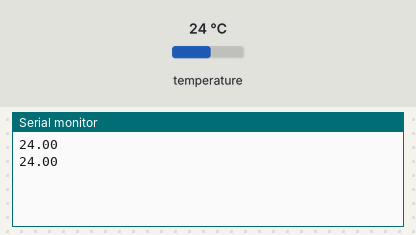
A sketch run on a simulated Arduino Uno, built with avr-gcc and run on an emulated ATmega328P. On the bench: the last lines printed to the serial monitor. The test bench sets the inputs (shaded band); at power-on: temperature 24 °C.

Above: at 2.0 s.
2.1 s: temperature set to 12 °C
At 3.2 s:
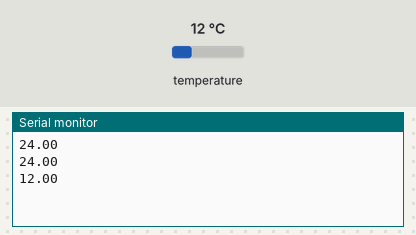
3.6 s: temperature set to 19 °C
At 3.6 s:
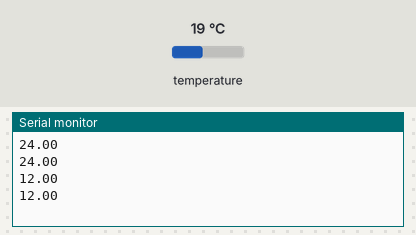
Timing chart, 0 to 6.6 s (numbered marks = the images above; inputs shaded):
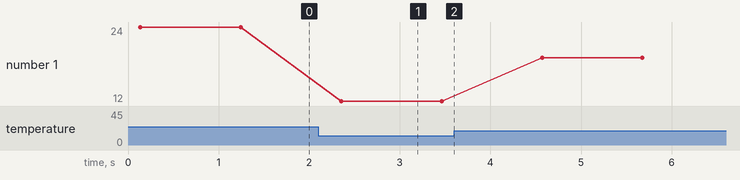

Measured:
- after the input at 2.1 s, the serial monitor: prints a new line after 0.25 s (image 1)
- plotted number 1: 24 → 12 after the input at 2.1 s, 12 → 19 after the input at 3.6 s

The sketch:

DS18B20_Datalogger.ino
```cpp
#include <OneWire.h>
#include <DallasTemperature.h>

#define ONE_WIRE_BUS 2 // Data wire is plugged into D2 pin
#define TEMPERATURE_PRECISION 9 // +- 0.5 Degree C

OneWire oneWire(ONE_WIRE_BUS);
DallasTemperature sensors(&oneWire);
// DeviceAddress one, two, three;
DeviceAddress one;

void setup() {
  Serial.begin(9600);
  // Serial.println("Dallas Temperature IC Control Library Demo");
  sensors.begin();

  // Serial.print("Locating devices...");
  // Serial.print("Found ");
  // Serial.print(sensors.getDeviceCount(), DEC);
  // Serial.println(" devices.");

  // Serial.print("Parasite power is: ");
  // if(sensors.isParasitePowerMode()) {
  //   Serial.println("ON"); }
  // else {
  //   Serial.println("OFF");
  // }

// one tab
  if(!sensors.getAddress(one, 0)) {
    Serial.println("Unable to find address for Device 0");
  }

  // if(!sensors.getAddress(two, 2)) {
  //   Serial.println("Unable to find address for Device 2");
  // }

  // if(!sensors.getAddress(three, 1)) {
  //   Serial.println("Unable to find address for Device 1");
  // }

  // Serial.print("Device 0 Address: ");
  // printAddress(one);
  // Serial.println();

  //   Serial.print("Device 1 Address: ");
  // printAddress(two); Serial.println();
  // Serial.print("Device 2 Address: "); printAddress(three);
  // Serial.println();

  sensors.setResolution(one, TEMPERATURE_PRECISION);

  // sensors.setResolution(two,
  // TEMPERATURE_PRECISION); sensors.setResolution(three,
  // TEMPERATURE_PRECISION);

  // Serial.print("Device 0 Resolution: ");
  // Serial.print(sensors.getResolution(one), DEC);
  // Serial.println();

//  Serial.print("Device 1 Resolution: ");
//  Serial.print(sensors.getResolution(two), DEC);
//  Serial.println();
//  Serial.print("Device 2 Resolution: ");
//  Serial.print(sensors.getResolution(three), DEC);
//  Serial.println();
}


void printAddress(DeviceAddress deviceAddress) {
  for (uint8_t i = 0; i < 8; i++) {
    if(deviceAddress[i] < 16) {
      Serial.print("0");
      Serial.print(deviceAddress[i], HEX);
    }
  }
}

void printTemperature(DeviceAddress deviceAddress) {
  float tempC = sensors.getTempC(deviceAddress);
  // Serial.print("Temp: ");
  Serial.print(tempC);
  // Serial.print(" C; ");
  // Serial.print(DallasTemperature::toFahrenheit(tempC));
  // Serial.print(" F");
}

void printResolution(DeviceAddress deviceAddress) {
  Serial.print("Resolution: ");
  Serial.println(sensors.getResolution(deviceAddress));
}

void printData(DeviceAddress deviceAddress) {
  printTemperature(deviceAddress);
  // Serial.print(" ; Device: ");
  // printAddress(deviceAddress);
  Serial.println();
}

void loop() {
  // Serial.print("Requesting temperatures...");
  sensors.requestTemperatures();
  // Serial.println("DONE");
  printData(one);
  // printData(two); printData(three);
  delay(1000); // every 1 second
}
```
